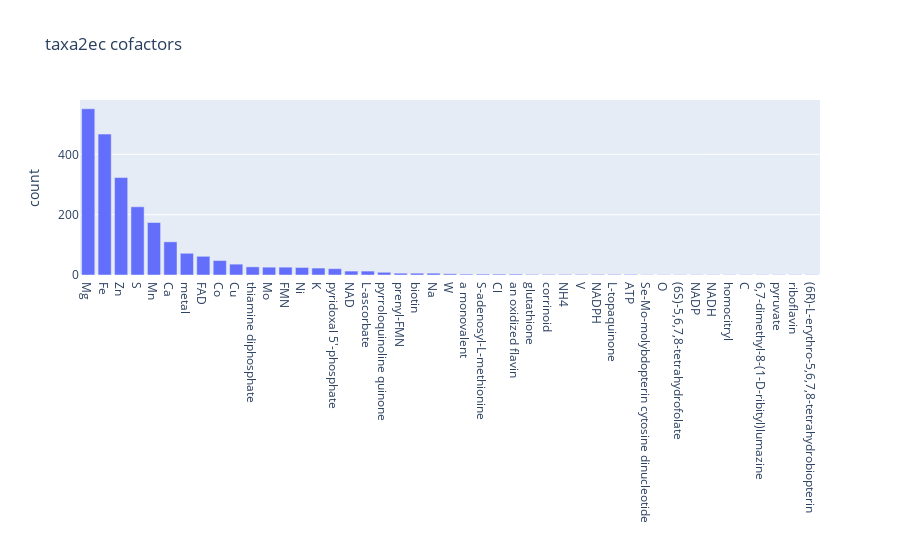

Notebook source saved alongside this figure:
### Markdown cell above
[3.1] ec2metals (taxa2ec)

### Code cell
# Load cofactor info and remove entries w/ non-specific EC numbers (i.e. 1.1.1.-, 1.1.-.-, etc.)
cofactors = pd.read_csv(os.path.join(DATA_DIR, "cofactors", "cofactors-taxa2ec.csv"))

substring = '-'
filter = cofactors['Query EC'].str.contains(substring)
cofactors = cofactors[~filter]

import plotly.express as px

data = cofactors.copy()
fig = px.bar(
    data_frame = data.value_counts("CofactorFinal").reset_index(),
    x="CofactorFinal",
    y="count",
    title="taxa2ec cofactors"
    #color="Class"
)
fig.update_xaxes(title='', visible=True, showticklabels=True)
fig.show()

### Figure 1 — Plotly figure (JSON) as saved in the notebook; plotly's stock layout.template omitted (floating-point values rounded to 4 significant figures)
{"data": [{"alignmentgroup": "True", "hovertemplate": "CofactorFinal=%{x}<br>count=%{y}<extra></extra>", "legendgroup": "", "marker": {"color": "#636efa", "pattern": {"shape": ""}}, "name": "", "offsetgroup": "", "orientation": "v", "showlegend": false, "textposition": "auto", "type": "bar", "x": ["Mg", "Fe", "Zn", "S", "Mn", "Ca", "metal", "FAD", "Co", "Cu", "thiamine diphosphate", "Mo", "FMN", "Ni", "K", "pyridoxal 5'-phosphate", "NAD", "L-ascorbate", "pyrroloquinoline quinone", "prenyl-FMN", "biotin", "Na", "W", "a monovalent", "S-adenosyl-L-methionine", "Cl", "an oxidized flavin", "glutathione", "corrinoid", "NH4", "V", "NADPH", "L-topaquinone", "ATP", "Se-Mo-molybdopterin cytosine dinucleotide", "O", "(6S)-5,6,7,8-tetrahydrofolate", "NADP", "NADH", "homocitryl", "C", "6,7-dimethyl-8-(1-D-ribityl)lumazine", "pyruvate", "riboflavin", "(6R)-L-erythro-5,6,7,8-tetrahydrobiopterin"], "xaxis": "x", "y": [551, 467, 323, 226, 174, 110, 72, 62, 48, 36, 27, 26, 26, 25, 23, 21, 13, 13, 9, 6, 6, 6, 4, 3, 3, 3, 3, 2, 2, 2, 2, 2, 2, 2, 1, 1, 1, 1, 1, 1, 1, 1, 1, 1, 1], "yaxis": "y"}], "layout": {"barmode": "relative", "legend": {"tracegroupgap": 0}, "title": {"text": "taxa2ec cofactors"}, "xaxis": {"anchor": "y", "domain": [0, 1], "showticklabels": true, "title": {"text": ""}, "visible": true}, "yaxis": {"anchor": "x", "domain": [0, 1], "title": {"text": "count"}}}}
